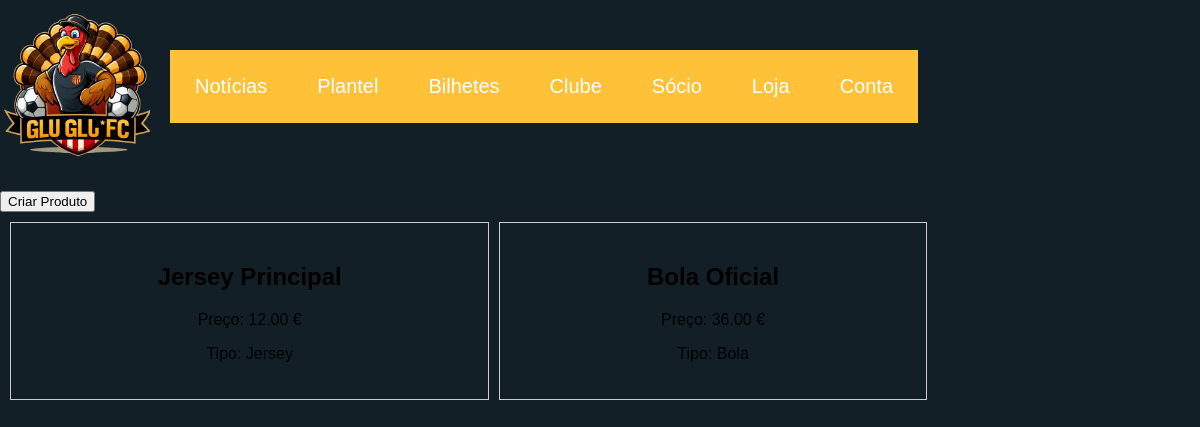
The page /loja/ on the database as committed earlier.
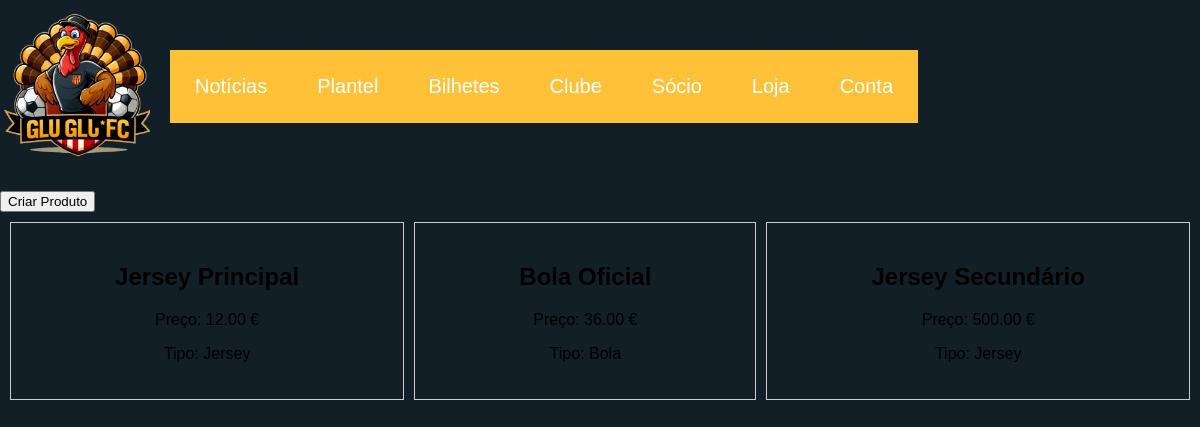
The same page on the database as committed later.
### clubehome/models.py (models this page shows)
class Produto(models.Model):
    nome = models.CharField(max_length=100)
    preco = models.DecimalField(max_digits=10, decimal_places=2)
    type = models.CharField(max_length=100, default="Produto")

### clubehome/views.py (the view)
# urls.py: path("loja/", views.loja, name = "loja"),
def loja(request):
    produtos = Produto.objects.all()
    context = {'produtos' : produtos}
    return render(request, "clubehome/loja.html", context)

### clubehome/templates/clubehome/loja.html (shortened to what this page needs)
<!DOCTYPE html>
<html lang="en">
<head>
    {% load static %}
    <link rel="stylesheet" href="{% static 'loja.css' %}">
</head>
<body>
<header>
        <div class="header-logo">
            <div class="logo">
                <a href="{% url 'homepage' %}">
                    <img src="{% static 'logo.png' %}" alt="logotipo">
                </a>
            </div>
                <nav>
                    <a href="{% url 'noticias' %}" class="box">Notícias</a>
                    <a href="{% url 'plantel' %}" class="box">Plantel</a>
                    <a href="{% url 'bilhetes' %}" class="box">Bilhetes</a>
                    <a href="{% url 'clube' %}" class="box">Clube</a>
                    <a href="{% url 'socio' %}" class="box">Sócio</a>
                    <a href="{% url 'loja' %}" class="box">Loja</a>
                    {% if user.is_authenticated %}
                    <a href="{% url 'logout' %}" class="box">Logout</a>
                    {% else %}
                    <a href="{% url 'login' %}" class="box">Conta</a>
                    {% endif %}
                </nav>
        </div><br>
    </header>
    <main>
        <a href="{% url 'criar-produto' %}"><button>Criar Produto</button></a>
        <div class="grelha">
            {% for produto in produtos %}
            <div class="grelha-item">
                <h2>{{ produto.nome }}</h2>
                <p>Preço: {{ produto.preco }} €</p>
                <p>Tipo: {{ produto.type }}
            </div>
            {% endfor %}
        </div>
    </main>
</body>
</html>

Rows that differ between the two databases and show on the page:
added Produto: nome "Jersey Secundário", preco "500.00", type "Jersey"
